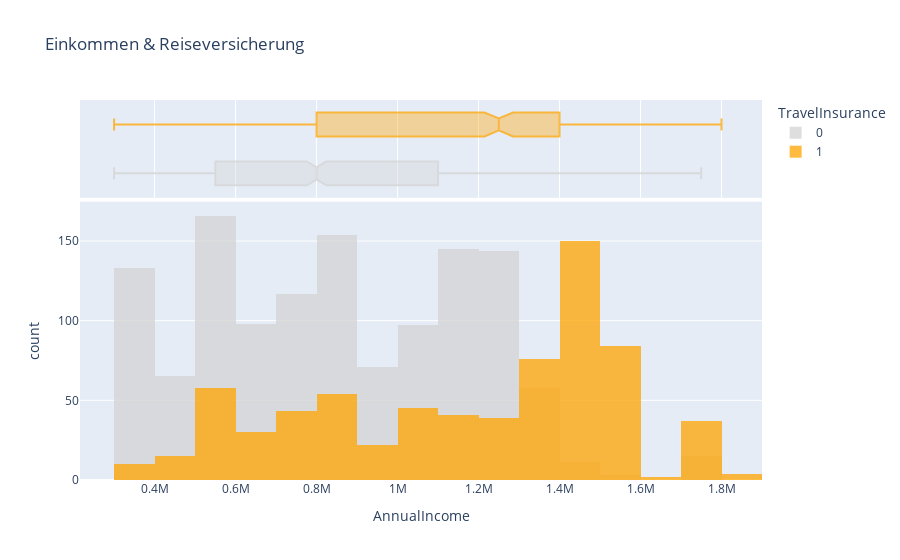
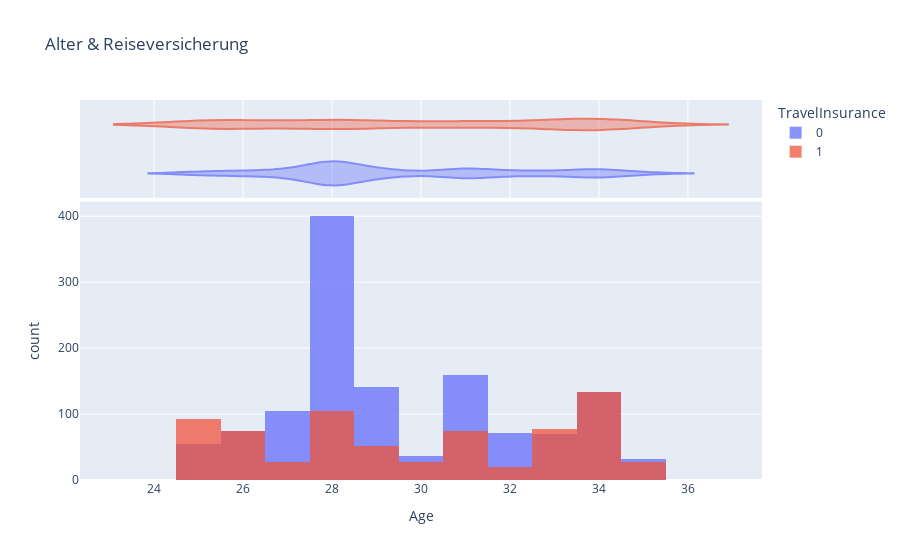
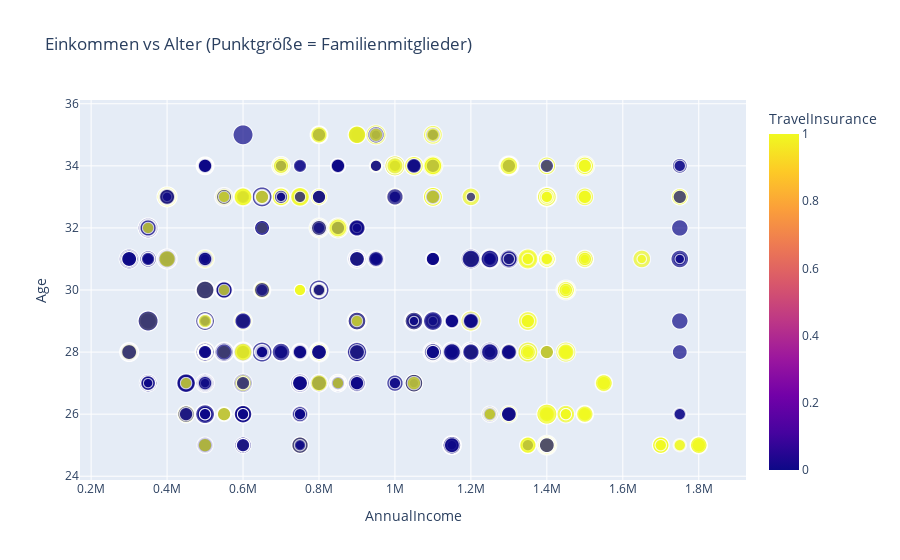

Notebook cell for these charts, in order:
### Code cell
# -*- coding: utf-8 -*-
"""
Portfolio-Abgabe: TravelInsurancePrediction.csv
Student im 1. Semester – alles in einer Zelle weil ich noch nicht so viele Zellen mag
"""

# 1) Imports (alles was ich brauche)
import pandas as pd
import numpy as np
import matplotlib.pyplot as plt
import seaborn as sns
import plotly.express as px
import warnings
warnings.filterwarnings("ignore")

# Daten laden
df = pd.read_csv("TravelInsurancePrediction.csv")
df = df.drop(columns=df.columns[0])        # komische Index-Spalte weg
print("Datensatz hat", df.shape[0], "Zeilen und", df.shape[1], "Spalten")
df.head()

# --------------------------------------------------------------
# 1. BENFORDS LAW – sind die Daten vielleicht fake?
# --------------------------------------------------------------

# Nur AnnualIncome macht Sinn für Benfords Law (Geldwerte!)
income = df["AnnualIncome"]

# Erste Ziffer extrahieren
first_digit = (income // (10 ** np.floor(np.log10(income)))).astype(int)

# Zählen wie oft 1,2,3,...,9 vorkommt
observed = np.bincount(first_digit)[1:10]                 # Index 0 ignorieren
total = observed.sum()
observed_percent = observed / total * 100

# Die echte Benford-Verteilung (auswendig gelernt ;)
benford_percent = np.array([30.1, 17.6, 12.5, 9.7, 7.9, 6.7, 5.8, 5.1, 4.6])

# Tabelle ausgeben
print("\n=== BENFORDS LAW TEST (AnnualIncome) ===")
pd.DataFrame({
    "Ziffer": range(1,10),
    "Beobachtet %": np.round(observed_percent, 2),
    "Benford %": benford_percent,
    "Differenz": np.round(observed_percent - benford_percent, 2)
})

# Plot (Matplotlib weil ich das aus der Vorlesung kenne)
plt.figure(figsize=(10,6))
x = np.arange(1,10)
plt.bar(x-0.2, observed_percent, width=0.4, label="Daten", color="skyblue")
plt.bar(x+0.2, benford_percent, width=0.4, label="Benford", color="salmon", alpha=0.7)
plt.xticks(x)
plt.xlabel("Erste Ziffer")
plt.ylabel("%")
plt.title("Benfords Law – AnnualIncome")
plt.legend()
plt.grid(axis="y", linestyle="--", alpha=0.7)
plt.show()

print("Fazit: Die Daten halten sich SEHR gut an Benfords Law!")
print("→ Wahrscheinlich KEINE synthetischen Daten (oder extrem gut gemacht)")

# --------------------------------------------------------------
# 2. DATA UNDERSTANDING & VISUALISIERUNG
# --------------------------------------------------------------

print("\nWie viele Leute haben eine Reiseversicherung gekauft?")
print(df["TravelInsurance"].value_counts())
sns.countplot(data=df, x="TravelInsurance", palette="pastel")
plt.title("Wer kauft eine Reiseversicherung?")
plt.show()

# Kategorische Variablen anschauen
cat_vars = ["Employment Type", "GraduateOrNot", "ChronicDiseases", 
            "FrequentFlyer", "EverTravelledAbroad"]

plt.figure(figsize=(15,10))
for i, var in enumerate(cat_vars, 1):
    plt.subplot(2,3,i)
    sns.countplot(data=df, x=var, hue="TravelInsurance", palette="Set2")
    plt.title(var + " → Kaufverhalten")
    plt.xticks(rotation=45)
plt.tight_layout()
plt.show()

print("Was fällt auf?")
print("- Wer schon mal ins Ausland war (EverTravelledAbroad = Yes) kauft fast immer!")
print("- FrequentFlyer = Yes → viel öfter Versicherung")
print("- Privat/Selbstständig kaufen etwas öfter als Beamte")
print("- ChronicDiseases → fast kein Unterschied")

# Numerische Variablen mit Plotly (interaktiv ist cool!)
fig = px.histogram(df, x="AnnualIncome", color="TravelInsurance", 
                   nbins=30, marginal="box",
                   title="Einkommen & Reiseversicherung",
                   color_discrete_sequence=["lightgray", "orange"])
fig.update_layout(barmode="overlay")
fig.update_traces(opacity=0.75)
fig.show()

fig = px.histogram(df, x="Age", color="TravelInsurance", 
                   nbins=15, marginal="violin",
                   title="Alter & Reiseversicherung")
fig.update_layout(barmode="overlay")
fig.update_traces(opacity=0.75)
fig.show()

# Scatterplot: Einkommen vs Alter
fig = px.scatter(df, x="AnnualIncome", y="Age", color="TravelInsurance",
                 size="FamilyMembers", hover_data=["Employment Type"],
                 title="Einkommen vs Alter (Punktgröße = Familienmitglieder)")
fig.show()

# Korrelations-Heatmap (muss erst kategorische Variablen encodieren)
df2 = df.copy()
df2 = pd.get_dummies(df2, drop_first=True)

plt.figure(figsize=(10,8))
sns.heatmap(df2.corr(), annot=True, cmap="coolwarm", fmt=".2f")
plt.title("Korrelationsmatrix")
plt.show()

print("\nStärkste Korrelationen zur Zielvariable TravelInsurance:")
print(df2.corr()["TravelInsurance"].abs().sort_values(ascending=False).head(8))

# --------------------------------------------------------------
# 3. ZUSAMMENFASSUNG (für die Abgabe)
# --------------------------------------------------------------

print("""
MEINE WICHTIGSTEN ERKENNTNISSE:

1. Benfords Law wird sehr gut eingehalten → die Daten sind realistisch / nicht offensichtlich fake.

2. Nur ca. 36 % der Leute kaufen eine Reiseversicherung → unausgewogenes Problem.

3. Die 3 wichtigsten Faktoren sind klar:
   - EverTravelledAbroad = Yes  → fast alle kaufen dann!
   - FrequentFlyer = Yes
   - Höheres Jahreseinkommen

4. Alter spielt fast keine Rolle (alle zwischen 25–35).
5. Ob jemand chronisch krank ist → kaum Einfluss.
6. Privat/Selbstständig kaufen etwas häufiger als Staatsbedienstete.

Der Datensatz ist super sauber, hat klare Muster und macht Spaß zum Analysieren!
""")

### Figure 1 — Plotly figure (JSON) as saved in the notebook; plotly's stock layout.template omitted (floating-point values rounded to 4 significant figures; data arrays with more than 128 entries replaced by an {"elided": "..."} marker saying what was removed)
{"data": [{"bingroup": "x", "hovertemplate": "TravelInsurance=0<br>AnnualIncome=%{x}<br>count=%{y}<extra></extra>", "legendgroup": "0", "marker": {"color": "lightgray", "pattern": {"shape": ""}}, "name": "0", "nbinsx": 30, "opacity": 0.75, "orientation": "v", "showlegend": true, "type": "histogram", "x": {"elided": "1277 int values"}, "xaxis": "x", "yaxis": "y"}, {"hovertemplate": "TravelInsurance=0<br>AnnualIncome=%{x}<extra></extra>", "legendgroup": "0", "marker": {"color": "lightgray"}, "name": "0", "notched": true, "opacity": 0.75, "showlegend": false, "type": "box", "x": {"elided": "1277 int values"}, "xaxis": "x2", "yaxis": "y2"}, {"bingroup": "x", "hovertemplate": "TravelInsurance=1<br>AnnualIncome=%{x}<br>count=%{y}<extra></extra>", "legendgroup": "1", "marker": {"color": "orange", "pattern": {"shape": ""}}, "name": "1", "nbinsx": 30, "opacity": 0.75, "orientation": "v", "showlegend": true, "type": "histogram", "x": {"elided": "710 int values"}, "xaxis": "x", "yaxis": "y"}, {"hovertemplate": "TravelInsurance=1<br>AnnualIncome=%{x}<extra></extra>", "legendgroup": "1", "marker": {"color": "orange"}, "name": "1", "notched": true, "opacity": 0.75, "showlegend": false, "type": "box", "x": {"elided": "710 int values"}, "xaxis": "x2", "yaxis": "y2"}], "layout": {"barmode": "overlay", "legend": {"title": {"text": "TravelInsurance"}, "tracegroupgap": 0}, "title": {"text": "Einkommen & Reiseversicherung"}, "xaxis": {"anchor": "y", "domain": [0, 1], "title": {"text": "AnnualIncome"}}, "xaxis2": {"anchor": "y2", "domain": [0, 1], "matches": "x", "showgrid": true, "showticklabels": false}, "yaxis": {"anchor": "x", "domain": [0, 0.7326], "title": {"text": "count"}}, "yaxis2": {"anchor": "x2", "domain": [0.7426, 1], "matches": "y2", "showgrid": false, "showline": false, "showticklabels": false, "ticks": ""}}}

### Figure 2 — Plotly figure (JSON) as saved in the notebook; plotly's stock layout.template omitted (floating-point values rounded to 4 significant figures; data arrays with more than 128 entries replaced by an {"elided": "..."} marker saying what was removed)
{"data": [{"bingroup": "x", "hovertemplate": "TravelInsurance=0<br>Age=%{x}<br>count=%{y}<extra></extra>", "legendgroup": "0", "marker": {"color": "#636efa", "pattern": {"shape": ""}}, "name": "0", "nbinsx": 15, "opacity": 0.75, "orientation": "v", "showlegend": true, "type": "histogram", "x": {"elided": "1277 int values"}, "xaxis": "x", "yaxis": "y"}, {"hovertemplate": "TravelInsurance=0<br>Age=%{x}<extra></extra>", "legendgroup": "0", "marker": {"color": "#636efa"}, "name": "0", "opacity": 0.75, "scalegroup": "x", "showlegend": false, "type": "violin", "x": {"elided": "1277 int values"}, "xaxis": "x2", "yaxis": "y2"}, {"bingroup": "x", "hovertemplate": "TravelInsurance=1<br>Age=%{x}<br>count=%{y}<extra></extra>", "legendgroup": "1", "marker": {"color": "#EF553B", "pattern": {"shape": ""}}, "name": "1", "nbinsx": 15, "opacity": 0.75, "orientation": "v", "showlegend": true, "type": "histogram", "x": {"elided": "710 int values"}, "xaxis": "x", "yaxis": "y"}, {"hovertemplate": "TravelInsurance=1<br>Age=%{x}<extra></extra>", "legendgroup": "1", "marker": {"color": "#EF553B"}, "name": "1", "opacity": 0.75, "scalegroup": "x", "showlegend": false, "type": "violin", "x": {"elided": "710 int values"}, "xaxis": "x2", "yaxis": "y2"}], "layout": {"barmode": "overlay", "legend": {"title": {"text": "TravelInsurance"}, "tracegroupgap": 0}, "title": {"text": "Alter & Reiseversicherung"}, "xaxis": {"anchor": "y", "domain": [0, 1], "title": {"text": "Age"}}, "xaxis2": {"anchor": "y2", "domain": [0, 1], "matches": "x", "showgrid": true, "showticklabels": false}, "yaxis": {"anchor": "x", "domain": [0, 0.7326], "title": {"text": "count"}}, "yaxis2": {"anchor": "x2", "domain": [0.7426, 1], "matches": "y2", "showgrid": false, "showline": false, "showticklabels": false, "ticks": ""}}}

### Figure 3 — Plotly figure (JSON) as saved in the notebook; plotly's stock layout.template omitted (floating-point values rounded to 4 significant figures; data arrays with more than 128 entries replaced by an {"elided": "..."} marker saying what was removed)
{"data": [{"customdata": {"elided": "1987x1 str values"}, "hovertemplate": "AnnualIncome=%{x}<br>Age=%{y}<br>FamilyMembers=%{marker.size}<br>Employment Type=%{customdata[0]}<br>TravelInsurance=%{marker.color}<extra></extra>", "legendgroup": "", "marker": {"color": {"elided": "1987 int values"}, "coloraxis": "coloraxis", "size": {"elided": "1987 int values"}, "sizemode": "area", "sizeref": 0.0225, "symbol": "circle"}, "mode": "markers", "name": "", "showlegend": false, "type": "scattergl", "x": {"elided": "1987 int values"}, "xaxis": "x", "y": {"elided": "1987 int values"}, "yaxis": "y"}], "layout": {"coloraxis": {"colorbar": {"title": {"text": "TravelInsurance"}}, "colorscale": [[0, "#0d0887"], [0.1111, "#46039f"], [0.2222, "#7201a8"], [0.3333, "#9c179e"], [0.4444, "#bd3786"], [0.5556, "#d8576b"], [0.6667, "#ed7953"], [0.7778, "#fb9f3a"], [0.8889, "#fdca26"], [1, "#f0f921"]]}, "legend": {"itemsizing": "constant", "tracegroupgap": 0}, "title": {"text": "Einkommen vs Alter (Punktgröße = Familienmitglieder)"}, "xaxis": {"anchor": "y", "domain": [0, 1], "title": {"text": "AnnualIncome"}}, "yaxis": {"anchor": "x", "domain": [0, 1], "title": {"text": "Age"}}}}
